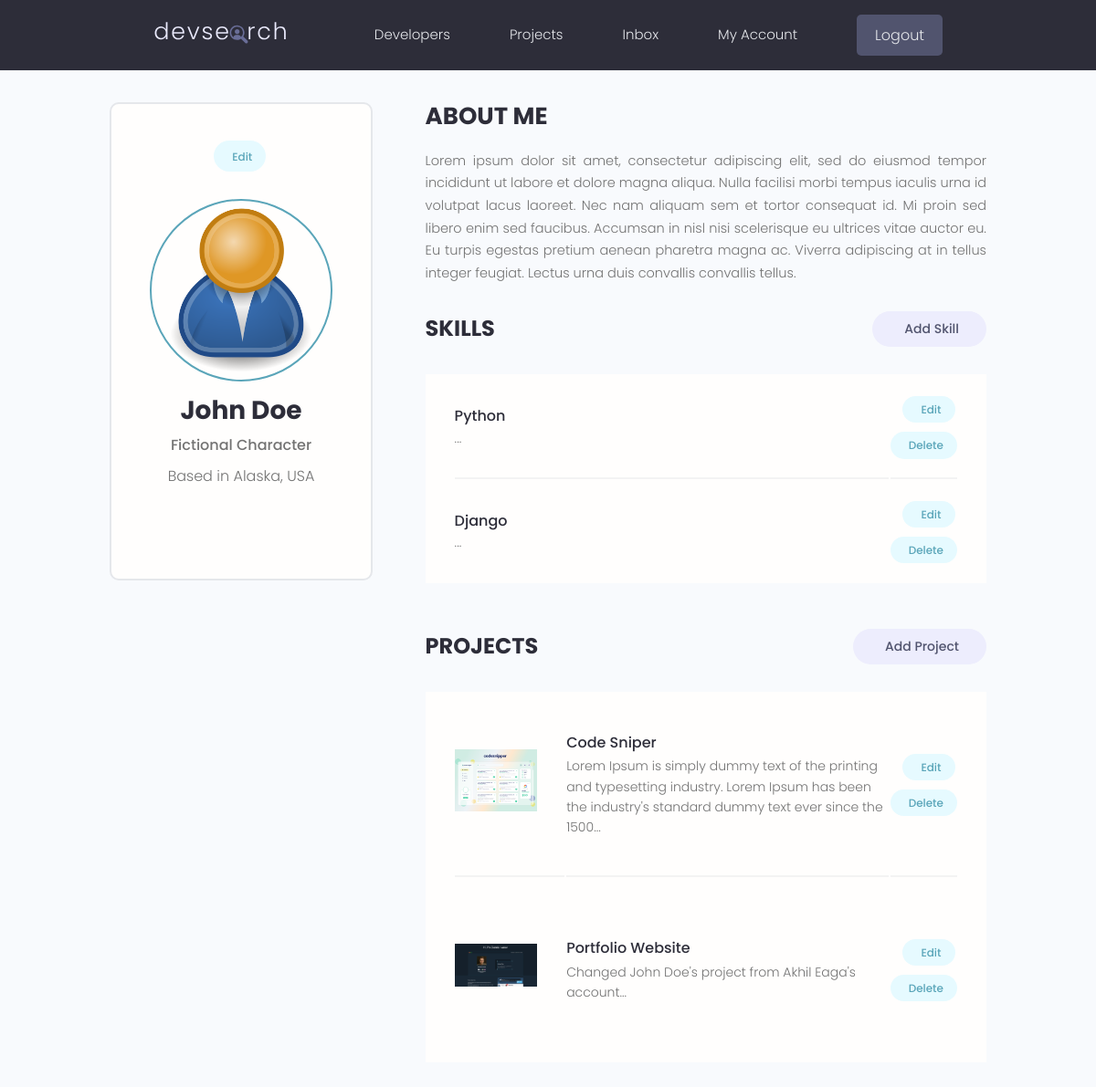
The page /account/ (signed in) on the database as committed earlier.
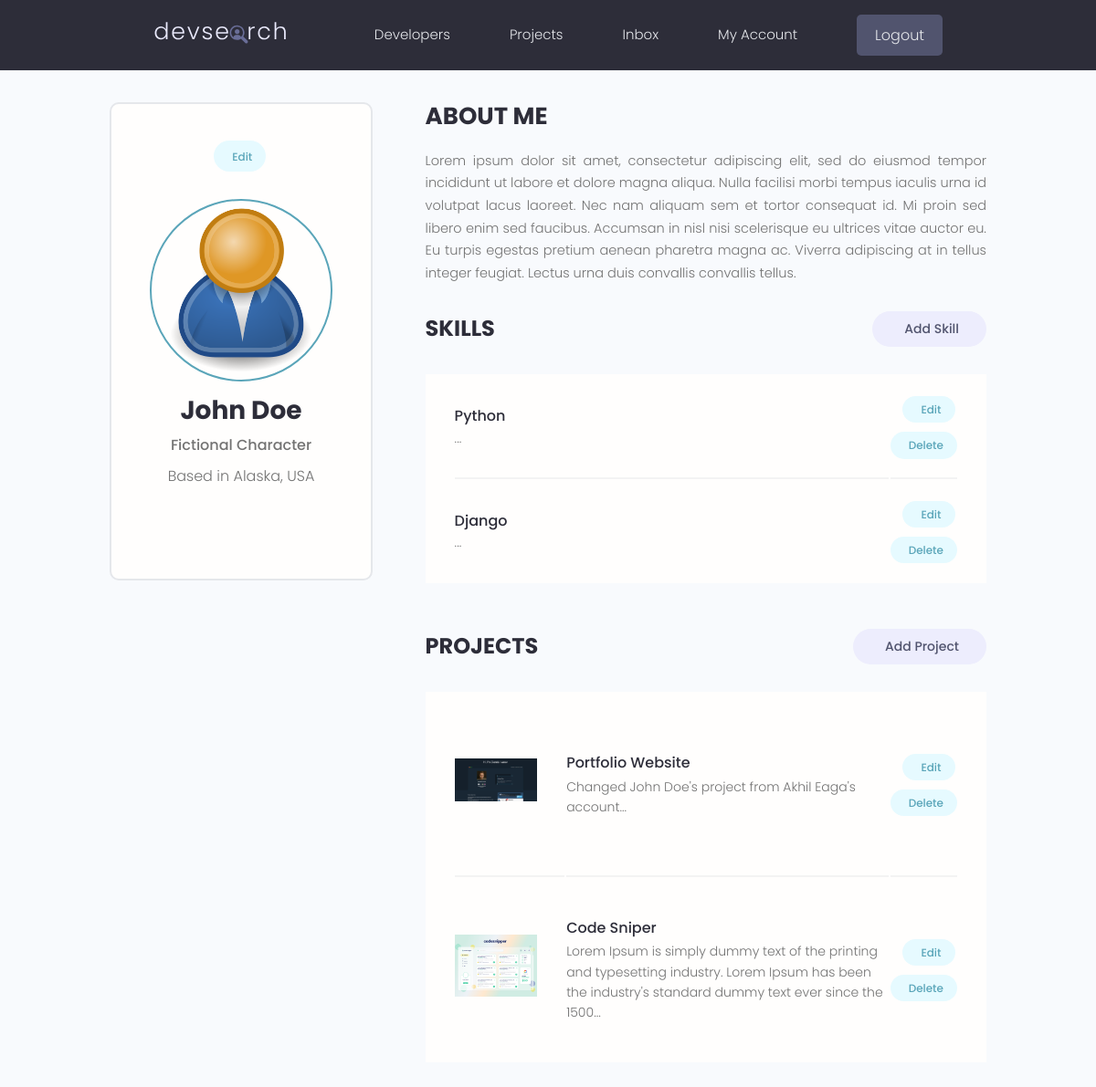
The same page on the database as committed later.
### users/models.py (models this page shows, shortened)
class Skill(models.Model):
    owner = models.ForeignKey(Profile, on_delete=models.CASCADE, null=True, blank=True)
    name = models.CharField(max_length=200, null=True, blank=True)
    description = models.TextField(null=True, blank=True)
    created = models.DateTimeField(auto_now_add=True)
    id = models.UUIDField(default=uuid.uuid4, unique=True, primary_key=True, editable=False)

### projects/models.py (models this page shows, shortened)
class Project(models.Model):
    owner = models.ForeignKey(Profile, null=True, blank=True, on_delete=models.SET_NULL)
    title = models.CharField(max_length=200)
    description = models.TextField(null=True, blank=True)
    featured_image = models.ImageField(null=True, blank=True, default="default.jpg")
    demo_link = models.CharField(max_length=2000, null=True, blank=True)
    source_link = models.CharField(max_length=2000, null=True, blank=True)
    tags = models.ManyToManyField('Tag', blank=True)
    vote_count = models.IntegerField(default=0, null=True, blank=True)
    vote_ratio = models.IntegerField(default=0, null=True, blank=True)
    created = models.DateTimeField(auto_now_add=True)
    id = models.UUIDField(default=uuid.uuid4, unique=True, primary_key=True, editable=False)
    class Meta:
        ordering = ["-vote_ratio", "-vote_count", 'title']

### users/views.py (the view)
# urls.py: path('account/', views.userAccount, name="account"),
@login_required(login_url='login')
def userAccount(request):
    profile = request.user.profile
    skills = profile.skill_set.all()
    projects = profile.project_set.all()
    context = {
        'profile': profile,
        'skills': skills,
        'projects': projects,
    }
    return render(request, 'users/account.html', context)

### users/templates/users/account.html (shortened to what this page needs)
{% extends 'main.html' %}
{% block content %}
<main class="settingsPage profile my-md">
  <div class="container">
    <div class="layout">
      <div class="column column--1of3">
        <div class="card text-center">
          <div class="card__body dev">
            <a class="tag tag--pill tag--main settings__btn" href="{% url 'edit-account' %}">
              Edit</a>
            <img class="avatar avatar--xl dev__avatar" src="{{profile.profile_image.url}}" />
            <h2 class="dev__name">{{ profile.name }}</h2>
            <p class="dev__title">{{ profile.short_intro }}</p>
            <p class="dev__location">Based in {{ profile.location }}</p>
          </div>
        </div>
      </div>
      <div class="column column--2of3">
        <div class="devInfo">
          <h3 class="devInfo__title">About Me</h3>
          <p class="devInfo__about">
            {{profile.bio}}
          </p>
        </div>
        <div class="settings">
          <h3 class="settings__title">Skills</h3>
          <a class="tag tag--pill tag--sub settings__btn tag--lg" href="{% url 'create-skill' %}"> Add Skill</a>
        </div>
        <table class="settings__table">
          {% for skill in skills %}
          <tr>
            <td class="settings__tableInfo">
              <h4>{{skill.name}}</h4>
              <p>{{skill.description|slice:"150"}}...</p>
            </td>
            <td class="settings__tableActions">
              <a class="tag tag--pill tag--main settings__btn" href="{% url 'update-skill' skill.id %}"> Edit</a>
              <a class="tag tag--pill tag--main settings__btn" href="{% url 'delete-skill' skill.id %}?next=/account">
                Delete</a>
            </td>
          </tr>
          {% endfor %}
        </table>
        <div class="settings">
          <h3 class="settings__title">Projects</h3>
          <a class="tag tag--pill tag--sub settings__btn tag--lg" href="{% url 'create-project' %}"> Add Project</a>
        </div>
        <table class="settings__table">
          {% for project in projects %}
          <tr>
            <td class="settings__thumbnail">
              <a href="{% url 'project' project.id %}"><img src="{{project.featured_image.url}}"
                  alt="Project Thumbnail" /></a>
            </td>
            <td class="settings__tableInfo">
              <a href="{% url 'project' project.id %}">{{project.title}}</a>
              <p>{{project.description|slice:"150"}}...</p>
            </td>
            <td class="settings__tableActions">
              <a class="tag tag--pill tag--main settings__btn" href="{% url 'update-project' project.id %}"> Edit</a>
              <a class="tag tag--pill tag--main settings__btn"
                href="{% url 'delete-project' project.id %}?next=/account">
                Delete</a>
            </td>
          </tr>
          {% endfor %}
        </table>
      </div>
    </div>
  </div>
</main>
{% endblock content%}

Rows that differ between the two databases and show on the page:
changed Project "Portfolio Website": moves up the list
